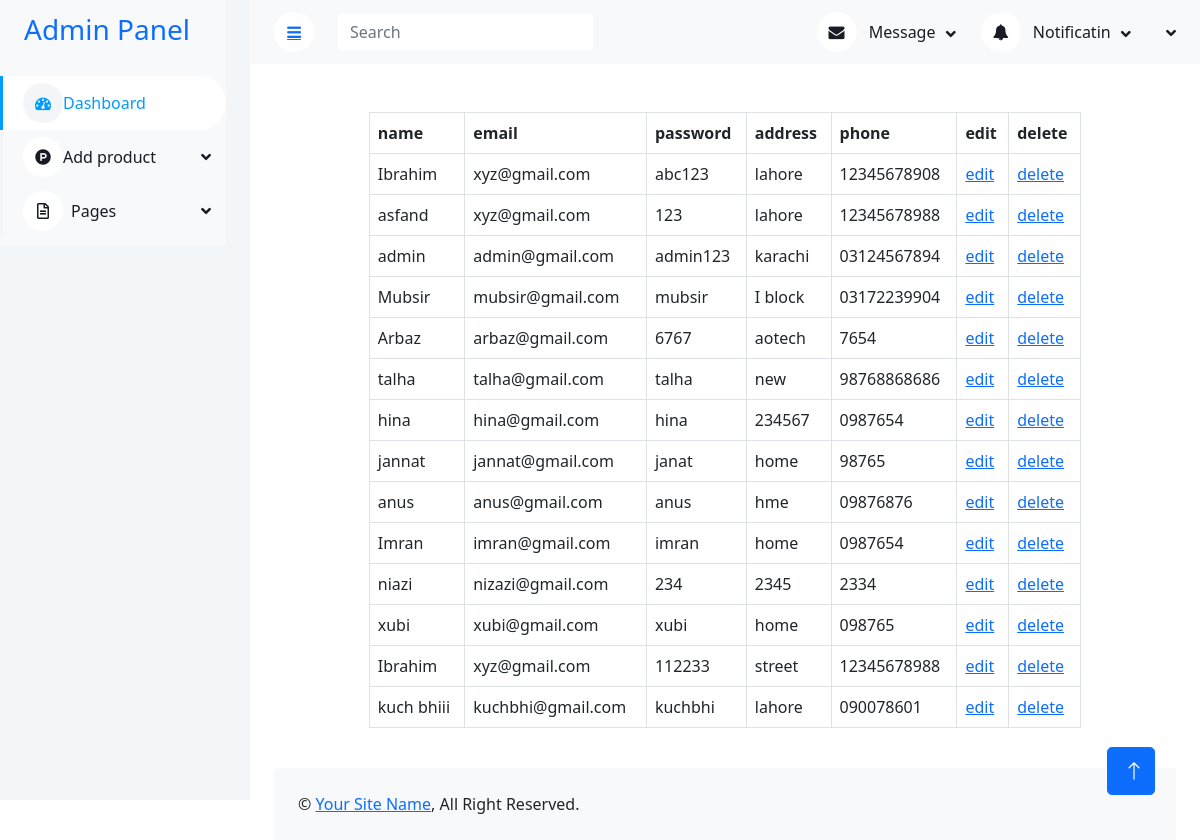
The page /admin/table.php on the database as committed earlier.
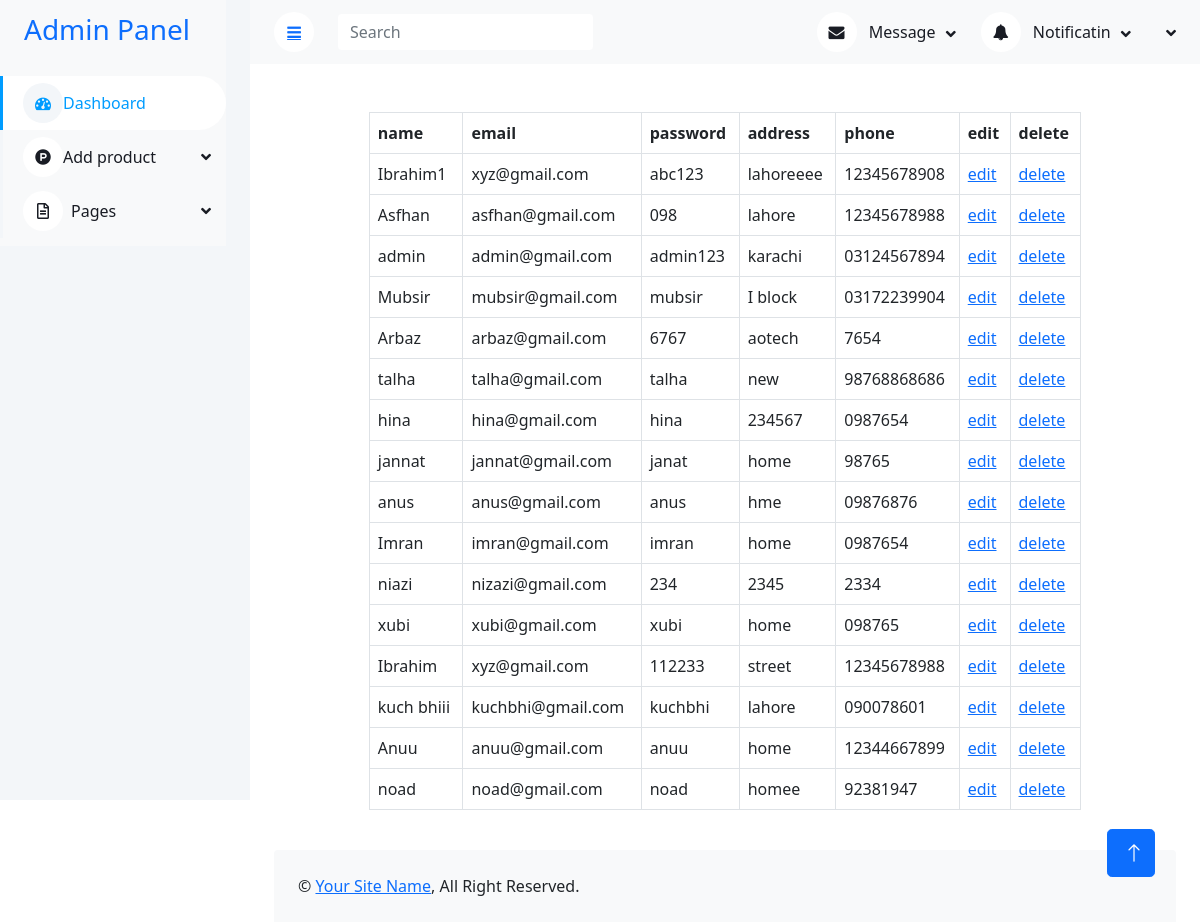
The same page on the database as committed later.
### tables this page shows
CREATE TABLE `users` (
  `user_id` int(11) NOT NULL,
  `user_name` varchar(255) DEFAULT NULL,
  `email` varchar(255) DEFAULT NULL,
  `passwordd` varchar(255) DEFAULT NULL,
  `address` varchar(255) DEFAULT NULL,
  `Phone` varchar(11) NOT NULL,
  `role` int(11) DEFAULT NULL
);

### admin/table.php (the view)
<?php
include("header.php");
include("config.php");
$query = "SELECT * FROM users";
$result = mysqli_query($conn,$query);
?>
    <table class = "table table-bordered p-2 w-75 mx-auto mt-5 ">
        <thead>
            <tr>
                <th>name</th>
                <th>email</th>
                <th>password</th>
                <th>address</th>
                <th>phone</th>
                <th>edit</th>
                <th>delete</th>
            </tr>
        </thead>
        <tbody>
            <?php
            while($data = mysqli_fetch_assoc($result)){
                ?>
                <tr >
                <td><?php echo $data ["user_name"]; ?></td>
                <td><?php echo $data ["email"]; ?></td>
                <td><?php echo $data ["passwordd"]; ?></td>
                <td><?php echo $data ["address"]; ?></td>
                <td><?php echo $data ["Phone"]; ?></td>
                <td><a  onclick="return confirm('are you sure data edit')" href="edit.php?id=<?php echo $data["user_id"]; ?>" >edit</a></td>
                <td><a  onclick="return confirm('are you sure delete data')"  href="delete.php?id=<?php echo $data["user_id"]; ?>" >delete</a></td>
                </tr>
                <?php
            }
            ?>
        </tbody>
    </table>
</body>
<?php
include("footer.php");
?>
</html>

Rows that differ between the two databases and show on the page:
changed users "abc123": user_name "Ibrahim" → "Ibrahim1"; address "lahore" → "lahoreeee"
changed users: user_name "asfand" → "Asfhan"; email "xyz@gmail.com" → "asfhan@gmail.com"; passwordd "123" → "098"
added users: user_name "Anuu", email "anuu@gmail.com", passwordd "anuu", address "home", Phone "12344667899"
added users: user_name "noad", email "noad@gmail.com", passwordd "noad", address "homee", Phone "92381947"
